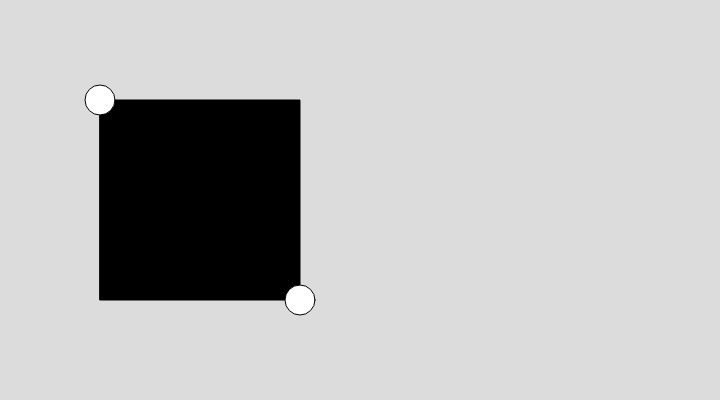
Frame 1 (no input)
Frame 60 (no input): identical to frame 1, image omitted
Frame 120 (the mouse pressed at the canvas centre since frame 60): identical to frame 1, image omitted

The p5.js sketch that drew this single still picture (run headless with seeded random() and noise() and a simulated clock; from frame 60 on, the mouse is pressed at the canvas centre):

// p5.js sketch
// ── sketch.js
//////////////////////////////////
// COURSERA GRAPHICS PROGRAMMING
//////////////////////////////////
function setup() {
  createCanvas(720, 400);
  rectMode(CENTER);
}
///////////////////////////////////////////////
function draw() {
  background(220);
  fill(0);

  translate(200,200)
  rect(0,0,200,200);
  
  fill(255);
  
  push();
  translate(100, 100);
  ellipse(0,0, 30,30);
  pop();

  translate(-100, -100);
  ellipse(0,0, 30,30);
  
  
}
////////////////////////////////////////////////
// // CASE A
// function draw() {
//   background(200);
//   fill(0);
//   rect(200, 100, 100, 100);
//
//   fill(125);
//   rotate(radians(45));
//   translate(200, 100);
//   rect (0, 0, 100, 100);
// }
/////////////////////////////////////////////////
// // CASE B
// function draw() {
//   background(200);
//   fill(0);
//   rect(200, 100, 100, 100);
//
//   fill(125);
//   translate(200, 100);
//   rotate(radians(45));
//   rect (0, 0, 100, 100);
// }
////////////////////////////////////////////////
// CASE C
// function draw() {
//   background(200);
//   fill(0);
//   rect(200, 100, 100, 100);
//
//   fill(125);
//   rectMode(CENTER); // better move to setup() when live coding
//   translate(200, 100);
//   rotate(radians(45));
//   rect (0, 0, 100, 100);
// }
///////////////////////////////////////////////
// // CASE D - scaling
// function draw() {
//   background(200);
//   fill(0);
//   rect(200, 100, 100, 100);
//
//   fill(125);
//   rectMode(CENTER); // better move to setup() when live coding
//   translate(200, 100);
//   scale(0.5, 0.5);
//   rect (0, 0, 100, 100);
// }
